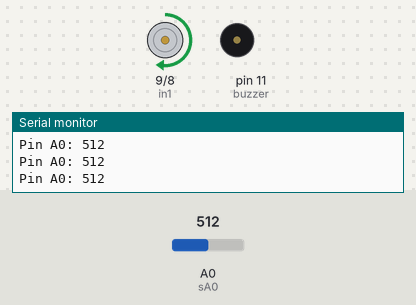
The sketch below on a simulated Arduino Uno, built with avr-gcc and run on an emulated ATmega328P. Shown: motor-driver pin pairs drawn as motors (green arrow = first pin HIGH = forward, orange = second pin HIGH = backward, longer = more drive, scaled by the enable pin), buzzer (waves = sounding, pin HIGH), the last lines printed to the serial monitor. The inputs (shaded band) are chosen by the test bench; at power-on: A0 (sA0) = 512.

Above: at 1.2 s.
1.3 s: A0 (sA0) set to 306
At 2.1 s:
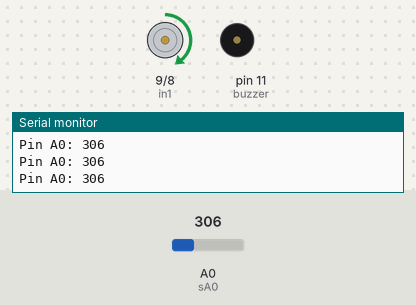
2.8 s: A0 (sA0) set to 122
At 3.4 s:
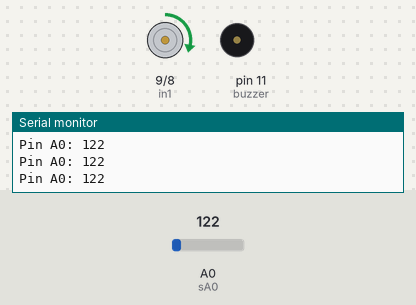
4.3 s: A0 (sA0) set to 40
At 4.8 s:
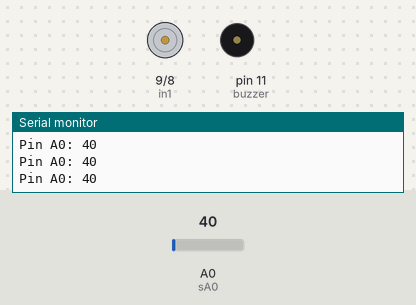
5.8 s: A0 (sA0) set to 900
At 6.1 s:
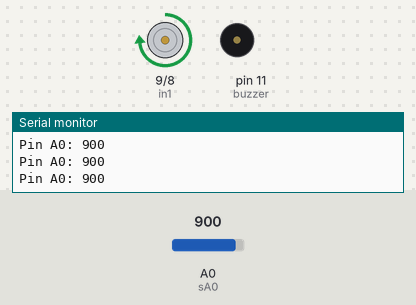
7.3 s: A0 (sA0) set to 0
At 8.7 s:
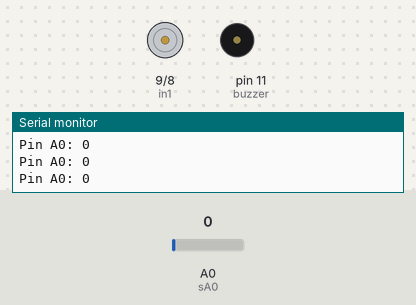
Timing chart, 0 to 9.8 s (numbered marks = the images above; inputs shaded):
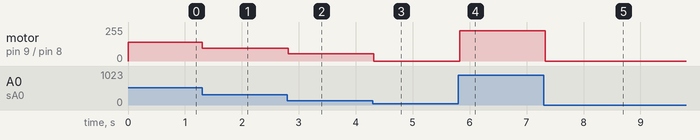

The sketch:

viapotentio.ino
```cpp
int buzzer = 11;
int sA0 = A0;
int enA = 10;
int in1 = 9;
int in2 = 8;
void setup() {
  pinMode(buzzer, OUTPUT);
  pinMode(sA0, INPUT);
  Serial.begin(9600);
  pinMode(enA, OUTPUT);
  pinMode(in1, OUTPUT);
  pinMode(in2, OUTPUT);
  }

void loop() {

    int analogSensor = analogRead(sA0);

    Serial.print("Pin A0: ");
    Serial.println(analogSensor);

    // Checks if it has reached the value
    if (analogSensor >= 50) {

      // turn on motor A
      digitalWrite(in1, HIGH);
      digitalWrite(in2, LOW);
      // set speed to 200 out of possible range 0~255
      analogWrite(enA, map(analogSensor, 50, 1023, 40, 255));
    }
    else {

      digitalWrite(in1, LOW);
      digitalWrite(in2, LOW);
      // set speed to 200 out of possible range 0~255
      analogWrite(enA, 0);
    }
    delay(100);
  }
```

Measured:
- after the input at 1.3 s, motor on pin 9 (in1) / pin 8 (in2): forward 142/255 → forward 96/255 at once
- after the input at 2.8 s, motor on pin 9 (in1) / pin 8 (in2): forward 96/255 → forward 55/255 at once
- after the input at 4.3 s, motor on pin 9 (in1) / pin 8 (in2): forward 55/255 → stopped at once
- after the input at 5.8 s, motor on pin 9 (in1) / pin 8 (in2): stopped → forward 227/255 at once
- after the input at 7.3 s, motor on pin 9 (in1) / pin 8 (in2): forward 227/255 → stopped at once
